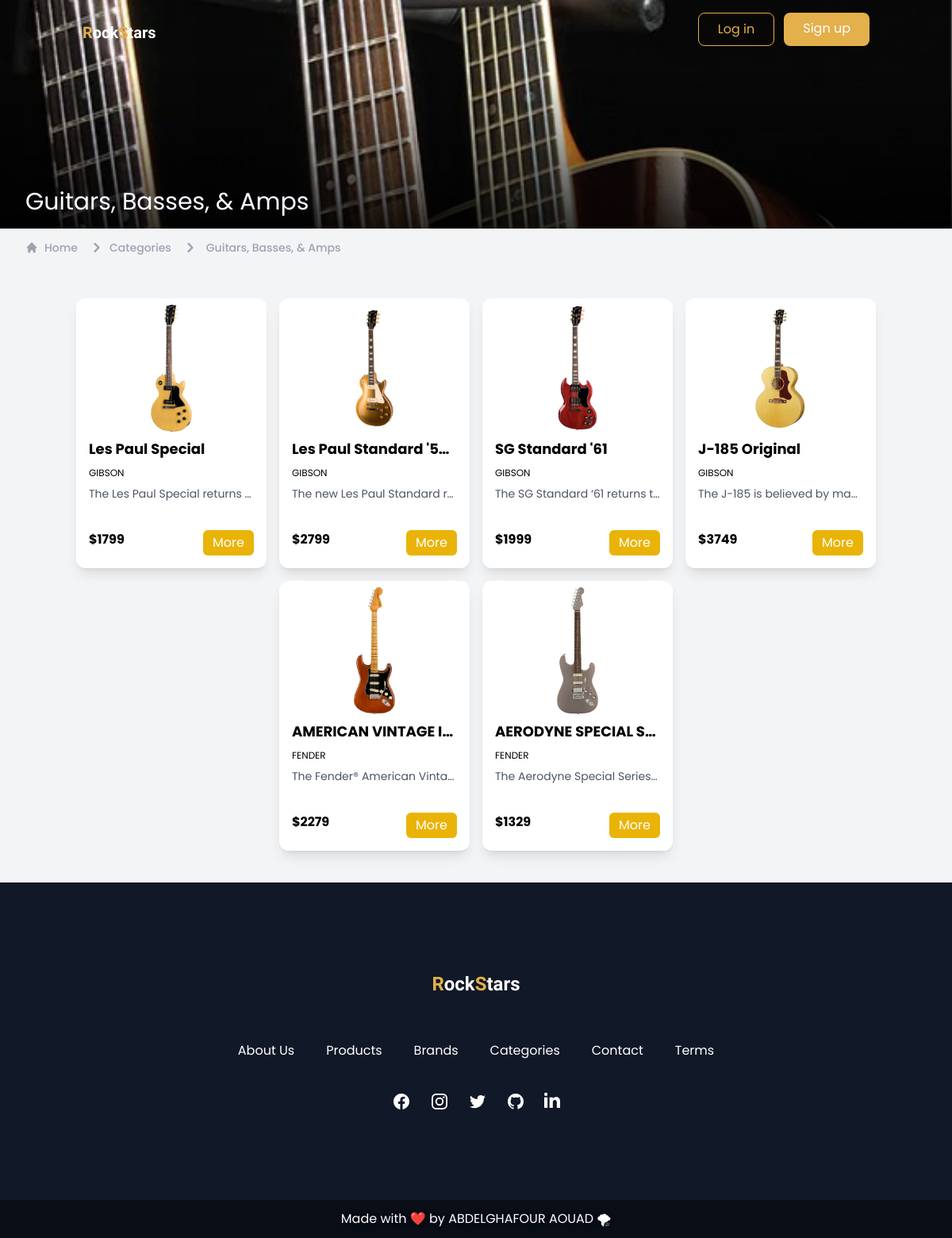
The app's page /code/category.php?id=3 with its own data.
### tables this page shows
CREATE TABLE IF NOT EXISTS `categories` (
  `id` int NOT NULL AUTO_INCREMENT,
  `name` varchar(255) NOT NULL,
  `description` text NOT NULL,
  `picture` text NOT NULL,
  PRIMARY KEY (`id`)
);

CREATE TABLE IF NOT EXISTS `products` (
  `id` int NOT NULL AUTO_INCREMENT,
  `model` varchar(255) NOT NULL,
  `description` text,
  `brands_id` int NOT NULL,
  `categories_id` int NOT NULL,
  `quantity` int NOT NULL,
  `price` float NOT NULL,
  `picture` text NOT NULL,
  `created_at` timestamp NULL DEFAULT NULL,
  `updated_at` timestamp NOT NULL DEFAULT CURRENT_TIMESTAMP,
  `created_by` int NOT NULL,
  `updated_by` int NOT NULL,
  PRIMARY KEY (`id`)
);

CREATE TABLE IF NOT EXISTS `brands` (
  `id` int NOT NULL AUTO_INCREMENT,
  `name` varchar(255) NOT NULL,
  `description` text NOT NULL,
  `picture` text NOT NULL,
  PRIMARY KEY (`id`)
);

### code/scripts.php (called while the page is built, shortened)
<?php
include_once 'connection.php';
function getCategory($id)
{
      global $conn;
      $sql = "SELECT * FROM categories where id = $id ";
      $res = mysqli_fetch_assoc(mysqli_query($conn, $sql));
      return $res;
}
function getProducts($id)
{
      global $conn;
      $sql = "SELECT products.* , brands.name as brand FROM products  inner join (brands) on products.brands_id=brands.id  where categories_id = $id";
      $res = mysqli_query($conn, $sql);
      return $res;
}

### code/category.php (the view, shortened to what this page needs)
<?php
include 'scripts.php';
if (isset($_GET['id'])) {
  $category = getCategory($_GET['id']);
  $products = getProducts($_GET['id']);
} else {
  header('location: 404.php');
}
?>
<!DOCTYPE html>
<html lang="en">
<head>
  <link rel="stylesheet" href="assets/css/main.css">
</head>
<body class="font-Poppins bg-gray-100 ">
  <div id="background-img" class="flex flex-col justify-between h-72 " style="background-image: url(assets/img/categories/<?= $category['picture']  ?>) ;">
    <?php
    include 'include/navbar.php';
    ?>
    <div class="opacity-100 transition duration-300 ease-in-out absolute from-black/80 to-transparent bg-gradient-to-t inset-x-0 bottom-0 pt-36 items-end">
      <h2 class="flex container mb-4 text-white  text-shadow-md text-3xl "><?= $category['name']  ?></h2>
    </div>
  </div>
  <nav class="container flex py-3" aria-label="Breadcrumb">
    <ol class="inline-flex items-center space-x-1 md:space-x-3">
      <li class="inline-flex items-center">
        <a href="index.php" class="inline-flex items-center text-sm font-medium hover:text-gray-700 text-gray-400">
          <svg class="w-4 h-4 mr-2" fill="currentColor" viewBox="0 0 20 20" xmlns="http://www.w3.org/2000/svg">
            <path d="M10.707 2.293a1 1 0 00-1.414 0l-7 7a1 1 0 001.414 1.414L4 10.414V17a1 1 0 001 1h2a1 1 0 001-1v-2a1 1 0 011-1h2a1 1 0 011 1v2a1 1 0 001 1h2a1 1 0 001-1v-6.586l.293.293a1 1 0 001.414-1.414l-7-7z"></path>
          </svg>
          Home
        </a>
      </li>
      <li>
        <div class="flex items-center">
          <svg class="w-6 h-6 text-gray-400" fill="currentColor" viewBox="0 0 20 20" xmlns="http://www.w3.org/2000/svg">
            <path fill-rule="evenodd" d="M7.293 14.707a1 1 0 010-1.414L10.586 10 7.293 6.707a1 1 0 011.414-1.414l4 4a1 1 0 010 1.414l-4 4a1 1 0 01-1.414 0z" clip-rule="evenodd"></path>
          </svg>
          <a href="index.php#categories" class="ml-1 text-sm font-medium hover:text-gray-700 text-gray-400">Categories</a>
        </div>
      </li>
      <li aria-current="page">
        <div class="flex items-center">
          <svg class="w-6 h-6 text-gray-400" fill="currentColor" viewBox="0 0 20 20" xmlns="http://www.w3.org/2000/svg">
            <path fill-rule="evenodd" d="M7.293 14.707a1 1 0 010-1.414L10.586 10 7.293 6.707a1 1 0 011.414-1.414l4 4a1 1 0 010 1.414l-4 4a1 1 0 01-1.414 0z" clip-rule="evenodd"></path>
          </svg>
          <span class="ml-1 text-sm font-medium md:ml-2 text-gray-400"><?= $category['name']  ?></span>
        </div>
      </li>
    </ol>
  </nav>
  <div class="py-10 w-full min-h-max gap-4 flex-wrap flex justify-center items-center">
    <?php
    foreach ($products as $count => $product) {
    ?>
      <div class="w-60 p-2 bg-white rounded-xl transform transition-all hover:-translate-y-2 duration-300 shadow-lg hover:shadow-2xl">
        <img class="h-40 mx-auto object-cover rounded-xl" src="assets/img/products/<?= $product['picture'] ?>" alt="<?= $product['model'] ?>">
        <div class="p-2">
          <h2 class="font-bold text-lg mb-2 truncate" title="<?= $product['model'] ?>"><?= $product['model'] ?></h2>
          <h2 class="text-xs mb-2 "><?= $product['brand'] ?></h2>
          <p class="text-sm text-gray-600 truncate h-10" title="<?= $product['description'] ?>"><?= $product['description'] ?></p>
        </div>
        <div class="m-2 flex justify-between">
          <h2 class="font-bold">$<?= $product['price'] ?></h2>
          <a role='button' href='#' class="text-white bg-yellow-500 px-3 py-1 rounded-md hover:bg-lightGold">More</a>
        </div>
      </div>
    <?php
    }
    ?>
  </div>
  <?php
  include 'include/footer.php'
  ?>
</body>
</html>

### records on screen
categories: picture (picture), name "Guitars, Basses, & Amps"
products: picture (picture), model "Les Paul Special", brands.name "GIBSON", description "The Les Paul Special returns…", price "1799"
products: picture (picture), model "Les Paul Standard '5…", brands.name "GIBSON", description "The new Les Paul Standard r…", price "2799"
products: picture (picture), model "SG Standard '61", brands.name "GIBSON", description "The SG Standard ‘61 returns t…", price "1999"
products: picture (picture), model "J-185 Original", brands.name "GIBSON", description "The J-185 is believed by ma…", price "3749"
products: picture (picture), model "AMERICAN VINTAGE I…", brands.name "FENDER", description "The Fender® American Vinta…", price "2279"
products: picture (picture), model "AERODYNE SPECIAL S…", brands.name "FENDER", description "The Aerodyne Special Series…", price "1329"
